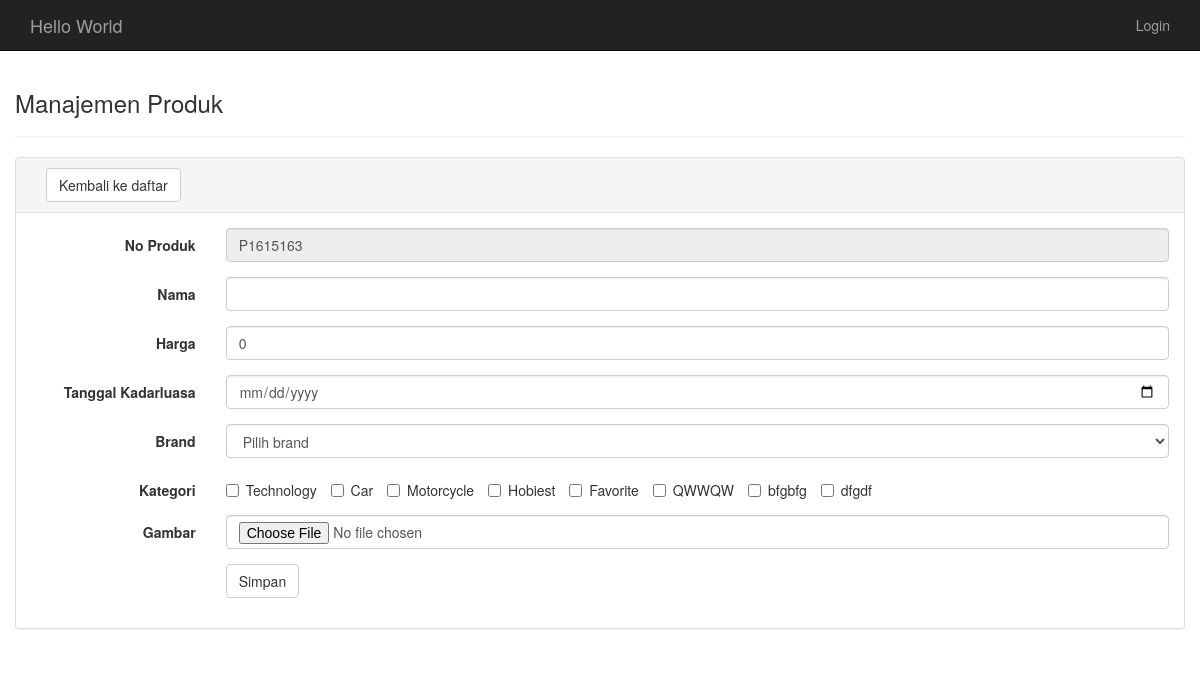
/index.php/product/create, run on the app's committed database.
### tables this page shows
CREATE TABLE `categories` (
  `id` int(10) unsigned NOT NULL AUTO_INCREMENT,
  `name` varchar(191) DEFAULT NULL,
  `description` text,
  `created_at` timestamp NULL DEFAULT NULL,
  PRIMARY KEY (`id`)
);

### application/libraries/Template.php (called while the page is built, shortened)
<?php
class Partial {
    protected $_ci, $_content, $_name, $_cache_ttl = 0, $_cached = false, $_identifier, $_trigger;
    public function __construct($name, $args = array()) {
        $this->_ci = &get_instance();
    }
    public function view($view, $data = array(), $overwrite = false) {
        if (!$this->_cached) {
            $content = $this->_ci->load->view($view, $data, true);
        }
        return $this;
    }
}

### application/controllers/Product.php (called while the page is built, shortened)
<?php defined('BASEPATH') OR exit('No direct script access allowed');
class Product extends MY_Controller{
	protected $page = "product";
	public function __construct(){
		$this->template->title = "Produk";
		$this->template->pageTitle = 'Manajemen Produk';
	}
	public function create(){
		$data = array("brands"=>$this->brands->getAll(),"categories"=>$this->categories->getAll());
		$this->template->content->view($this->page.'/'.strtolower(__FUNCTION__), $data);
        $this->template->publish();
	}
}

### index.php (called while the page is built, shortened)
<?php
require_once BASEPATH.'core/CodeIgniter.php';

### application/core/MY_Model.php (called while the page is built, shortened)
<?php defined('BASEPATH') OR exit('No direct script access allowed');
class MY_Model extends CI_Model{
	protected $table, $tableColumn;
	public function __construct(){
		$this->db = $this->load->database('default', TRUE);
	}
	public function getAll($select = "*"){
		$this->db->select($select);
		return $this->db->get($this->table)->result();
	}
}

### application/views/product/create.php (the view, shortened to what this page needs)
<div class="panel panel-default">
	<div class="panel-heading">
		<div class="col-md-6">
			<a href="<?php echo site_url("product");?>" class="btn btn-default">
				Kembali ke daftar
			</a>
		</div>
		<div class="col-md-6"></div>
		<div class="clearfix"></div>
	</div>
	<div class="panel-body">
		<?php echo form_open("product/save",["class"=>"form-horizontal","enctype" => "multipart/form-data"]); ?>
		  <div class="form-group">
		      <label for="code" class="col-sm-2 control-label">No Produk</label>
		      <div class="col-sm-10">
		        <input type="text" class="form-control" id="code" name="code" value="<?php echo "P".rand(1000,1999)."".substr(time(), 0,3);?>" readonly="true" />
		      </div>
		   </div>
		   <div class="form-group">
		      <label for="name" class="col-sm-2 control-label">Nama</label>
		      <div class="col-sm-10">
		        <input type="text" class="form-control" id="name" name="name" />
		      </div>
		   </div>
		   <div class="form-group">
		      <label for="price" class="col-sm-2 control-label">Harga</label>
		      <div class="col-sm-10">
		        <input type="number" class="form-control" id="price" min="0" value="0" name="price" />
		      </div>
		   </div>
		   <div class="form-group">
		      <label for="expired" class="col-sm-2 control-label">Tanggal Kadarluasa</label>
		      <div class="col-sm-10">
		        <input type="date" class="form-control" id="expired" name="expired" />
		      </div>
		   </div>
		   <div class="form-group">
		      <label for="brand" class="col-sm-2 control-label">Brand</label>
		      <div class="col-sm-10">
		         <select name="brand_id" class="form-control" required="true">
		         	 <option selected="true">Pilih brand</option>
		         </select>
		      </div>
		   </div>
		    <div class="form-group">
		      <label for="category" class="col-sm-2 control-label">Kategori</label>
		      <div class="col-sm-10">
		      		<?php foreach($categories as $c): ?>
		           <label class="checkbox-inline">
				      <input type="checkbox" name="categories[]" value="<?php echo $c->id;?>"> <?php echo $c->name;?>
				   </label>
				   <?php EndForeach; ?>
		      </div>
		   </div>
		   <div class="form-group">
		      <label for="image" class="col-sm-2 control-label">Gambar</label>
		      <div class="col-sm-10">
		        <input type="file" class="form-control" id="images" name="file" />
		      </div>
		   </div>
		   <div class="form-group">
		      <div class="col-sm-offset-2 col-sm-10">
		         <button type="submit" class="btn btn-default">Simpan</button>
		      </div>
		   </div>
		<?php echo form_close(); ?>
	</div>
</div>

### assets/css/blog-home.css (style rules this page uses)
body { padding-top: 70px; }

### data on the page
categories: name "Technology"
categories: name "Car"
categories: name "Motorcycle"
categories: name "Hobiest"
categories: name "Favorite"
categories: name "QWWQW"
categories: name "bfgbfg"
categories: name "dfgdf"

### other printed values
$this->template->pageTitle->default("Page Title") "Manajemen Produk"
